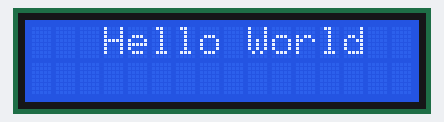
The sketch below on a simulated Arduino Uno, built with avr-gcc and run on an emulated ATmega328P. On the bench: 16×2 character LCD.

Above: at 0.1 s.
At 5.1 s:
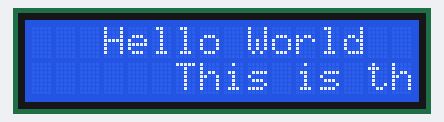
At 9.7 s:
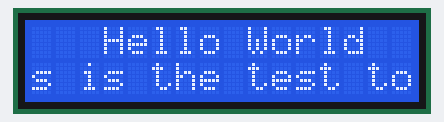
At 19.7 s:
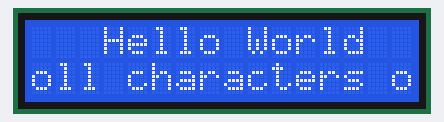
At 29.3 s:
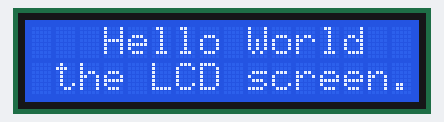
At 39.3 s:
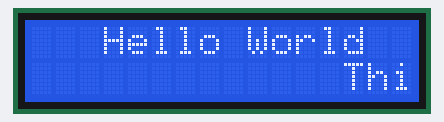

The sketch:

lcdTest.ino
```cpp
// This is a simple sketch to test lcd init and scroll characters
// Sketch to scroll characters onto an LCD screen

#include <LiquidCrystal.h>//See note in text about what is needed here, i.e., LiquidCrystal.h enclosed inside

// greater thanand less than symbols

// This site often removes greater than and less than symbols and the text between them

#define lcdRsPin 2
#define lcdEnPin 4
#define lcdD4Pin 8
#define lcdD5Pin 9
#define lcdD6Pin 10
#define lcdD7Pin 11

LiquidCrystal lcd(lcdRsPin, lcdEnPin, lcdD4Pin, lcdD5Pin, lcdD6Pin, lcdD7Pin);

// Declare lcd as a LiquidCrystal Object

char * messagePadded = "                This is the test to scroll characters onto the LCD screen.                ";

void setup()
{
  lcd.begin (16, 2);
  lcd.setCursor(3, 0);
  lcd.print("Hello World");
}

void loop()
{
  for (int letter = 0; letter <= strlen(messagePadded) - 16; letter++) //From 0 to upto n-16 characters supply to below function
  {
    showLetters(0, letter);
  }
}

void showLetters(int printStart, int startLetter)
{
  lcd.setCursor(printStart, 1);
  for (int letter = startLetter; letter <= startLetter + 15; letter++) // Print only 16 chars in Line #2 starting 'startLetter'
  {
    lcd.print(messagePadded[letter]);
  }
  lcd.print(" ");
  delay(500);
}
```

Measured:
- what the display in image 1 shows lasts 0.5 s, from 5.1 s to 5.6 s
